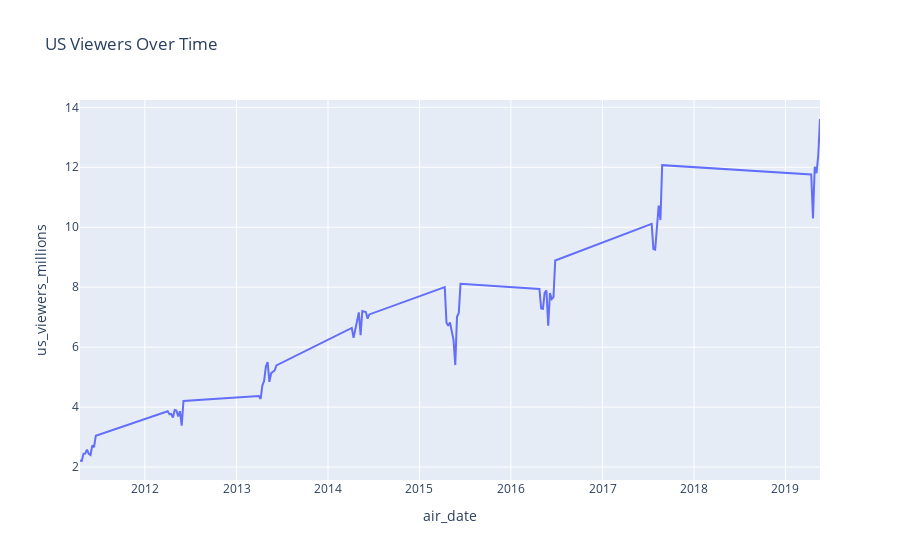

The notebook cell this image was saved under:
### Markdown cell above
## 1. Exploratory Data Analysis

### Code cell
# Check the trend for U.S. viewers over time
df_merged['release_date'] = pd.to_datetime(df_merged['release_date'])
fig = px.line(df.sort_values('air_date'), x='air_date', y='us_viewers_millions', title='US Viewers Over Time')
fig.show()

### Figure 1 — Plotly figure (JSON) as saved in the notebook; plotly's stock layout.template omitted (floating-point values rounded to 4 significant figures)
{"data": [{"hovertemplate": "air_date=%{x}<br>us_viewers_millions=%{y}<extra></extra>", "legendgroup": "", "line": {"color": "#636efa", "dash": "solid"}, "marker": {"symbol": "circle"}, "mode": "lines", "name": "", "orientation": "v", "showlegend": false, "type": "scatter", "x": ["2011-04-17", "2011-04-24", "2011-05-01", "2011-05-08", "2011-05-15", "2011-05-22", "2011-05-29", "2011-06-05", "2011-06-12", "2011-06-19", "2012-04-01", "2012-04-08", "2012-04-15", "2012-04-22", "2012-04-29", "2012-05-06", "2012-05-13", "2012-05-20", "2012-05-27", "2012-06-03", "2013-03-31", "2013-04-07", "2013-04-14", "2013-04-21", "2013-04-28", "2013-05-05", "2013-05-12", "2013-05-19", "2013-06-02", "2013-06-09", "2014-04-06", "2014-04-13", "2014-04-20", "2014-04-27", "2014-05-04", "2014-05-11", "2014-05-18", "2014-06-01", "2014-06-08", "2014-06-15", "2015-04-12", "2015-04-19", "2015-04-26", "2015-05-03", "2015-05-10", "2015-05-17", "2015-05-24", "2015-05-31", "2015-06-07", "2015-06-14", "2016-04-24", "2016-05-01", "2016-05-08", "2016-05-15", "2016-05-22", "2016-05-29", "2016-06-05", "2016-06-12", "2016-06-19", "2016-06-26", "2017-07-16", "2017-07-23", "2017-07-30", "2017-08-06", "2017-08-13", "2017-08-20", "2017-08-27", "2019-04-14", "2019-04-21", "2019-04-28", "2019-05-05", "2019-05-12", "2019-05-19"], "xaxis": "x", "y": [2.22, 2.2, 2.44, 2.45, 2.58, 2.44, 2.4, 2.72, 2.66, 3.04, 3.86, 3.76, 3.77, 3.65, 3.9, 3.88, 3.69, 3.86, 3.38, 4.2, 4.37, 4.27, 4.72, 4.87, 5.35, 5.5, 4.84, 5.13, 5.22, 5.39, 6.64, 6.31, 6.59, 6.95, 7.16, 6.4, 7.2, 7.17, 6.95, 7.09, 8, 6.81, 6.71, 6.82, 6.56, 6.24, 5.4, 7.01, 7.14, 8.11, 7.94, 7.29, 7.28, 7.82, 7.89, 6.71, 7.8, 7.6, 7.66, 8.89, 10.11, 9.27, 9.25, 10.17, 10.72, 10.24, 12.07, 11.76, 10.29, 12.02, 11.8, 12.4, 13.61], "yaxis": "y"}], "layout": {"legend": {"tracegroupgap": 0}, "title": {"text": "US Viewers Over Time"}, "xaxis": {"anchor": "y", "domain": [0, 1], "title": {"text": "air_date"}}, "yaxis": {"anchor": "x", "domain": [0, 1], "title": {"text": "us_viewers_millions"}}}}
